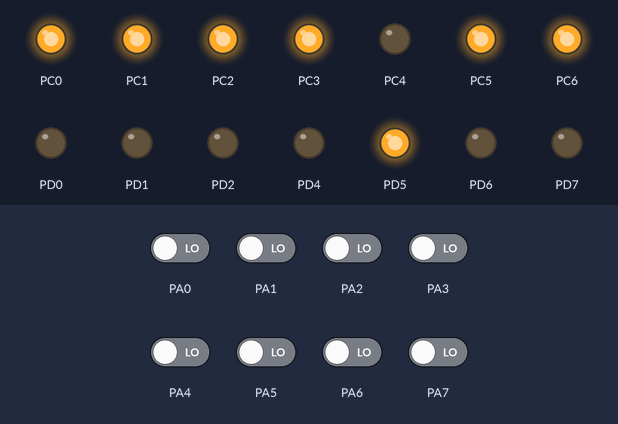
The program below on a simulated ATmega32, built with avr-gcc and emulated at 1 MHz. On the bench: output pins drawn as LEDs (lit = HIGH). The inputs (shaded band) are chosen by the test bench; at power-on: PA0–7 LOW.

Above: at 1.2 s.
1.3 s: PA0 driven HIGH
At 1.9 s:
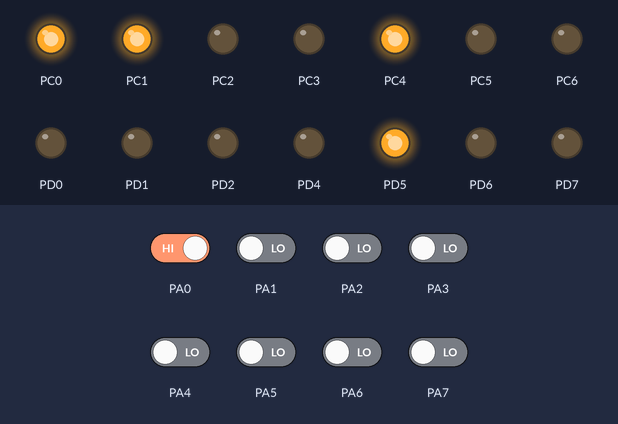
2.8 s: PA1 driven HIGH
At 4.0 s:
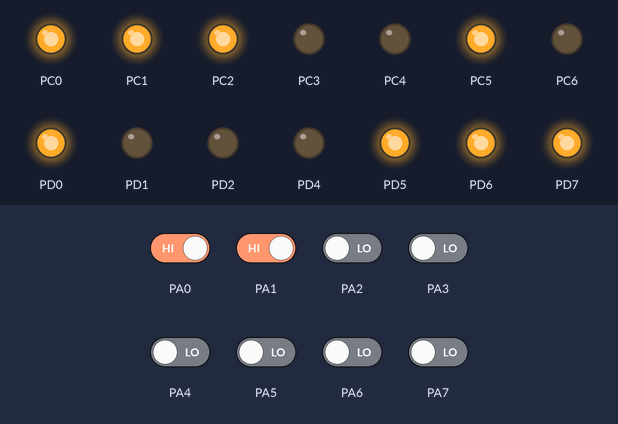
4.3 s: PA2 driven HIGH
At 5.4 s:
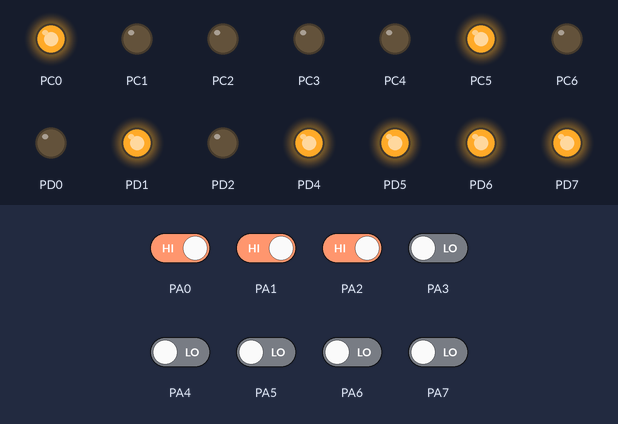
5.8 s: PA3 driven HIGH
At 6.5 s:
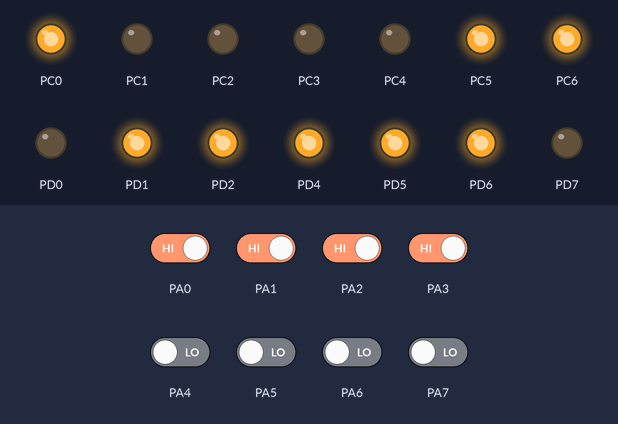
7.3 s: PA4 driven HIGH
At 7.6 s:
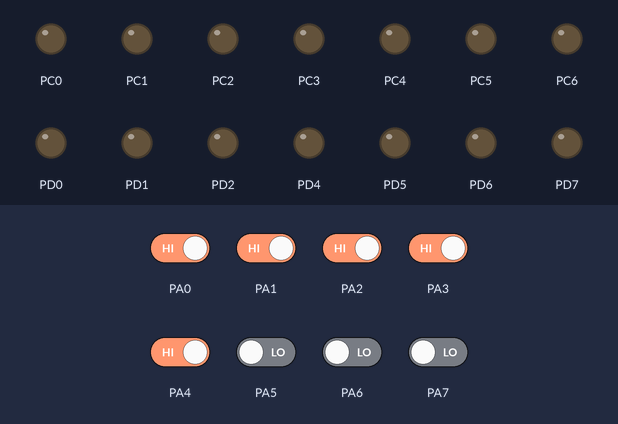
8.8 s: PA2 driven LOW
At 10.0 s:
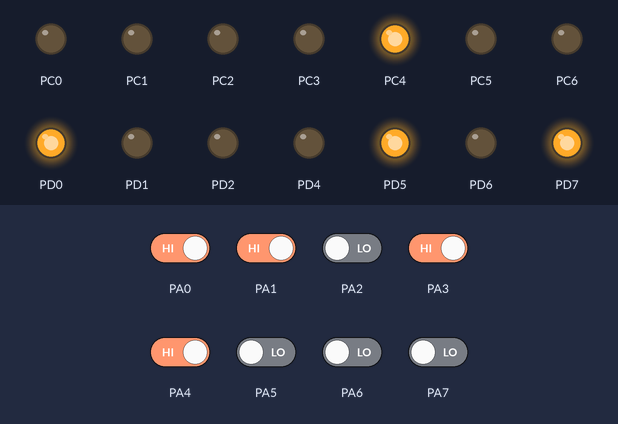
Timing chart, 0 to 11.3 s (numbered marks = the images above; inputs shaded):
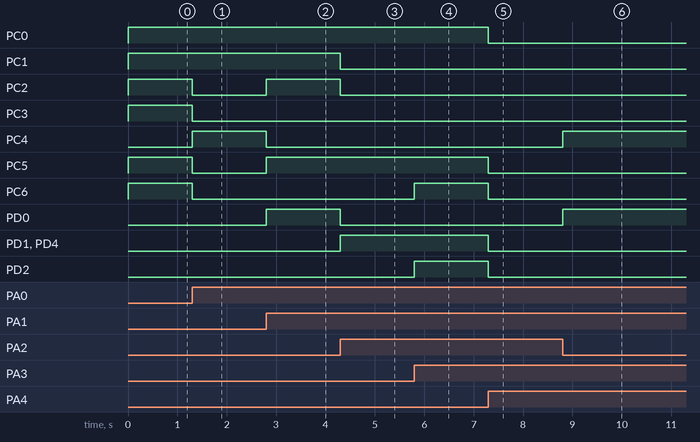

The program:

main.cpp
```cpp
/*
 * CSE_306-INSTRUCTION.cpp
 *
 * Created: 15-Aug-22 1:40:47 PM
 * Author : sabit
 */

#define F_CPU 1000000UL
#include <avr/io.h>
#include <util/delay.h>

uint16_t INSTRUCTIONS[1<<8] = {
	0x206f, 0x2013, 0x702e, 0xe127, 0x6123, 0xb724, 0x5213, 0xf221, 0x8321, 0xa1c0, 0x1331, 0xd224, 0x5610, 0x7661, 0x5620, 0x7661, 0xa1a0, 0x4727, 0x9421, 0x3115, 0x2661, 0xd620, 0x0241, 0x2661, 0xd610, 0xa1c0, 0x8271, 0xa110
};

int main(void)
{
	// Some pins of PORTC can not be used for I/O directly.
	// turn of JTAG to use them
	// o write a 1 to the JTD bit twice consecutively to turn it off
	MCUCSR = (1<<JTD);  MCUCSR = (1<<JTD);

    DDRA = 0x00;	// input pc

	// Instruction : D[7:0]C[7:0]
	DDRC = 0xFF;	// lower 8-bits of instruction
	DDRD = 0xFF;	// upper 8-bits of instruction

	uint8_t pc = -1;
	uint16_t instruction;
	/* Replace with your application code */
    while (1)
    {
		if (PINA != pc) {
			pc = PINA;
			instruction = INSTRUCTIONS[pc];
			PORTC = (uint8_t) instruction;
			PORTD = (uint8_t) (instruction >> 8);
			_delay_ms(50);
		}
    }
}
```

Measured:
- after the input at 1.3 s, PC2, PC3, PC5, PC6: HIGH → LOW at once; PC4: LOW → HIGH at once
- after the input at 2.8 s, PC2, PC5, PD0, PD6, PD7: LOW → HIGH at once; PC4: HIGH → LOW at once
- after the input at 4.3 s, PC1, PC2, PD0: HIGH → LOW at once; PD1, PD4: LOW → HIGH at once
- after the input at 5.8 s, PC6, PD2: LOW → HIGH at once; PD7: HIGH → LOW at once
- after the input at 7.3 s, PC0, PC5, PC6, PD1, PD2, PD4–6: HIGH → LOW at once
- after the input at 8.8 s, PC4, PD0, PD5, PD7: LOW → HIGH at once
